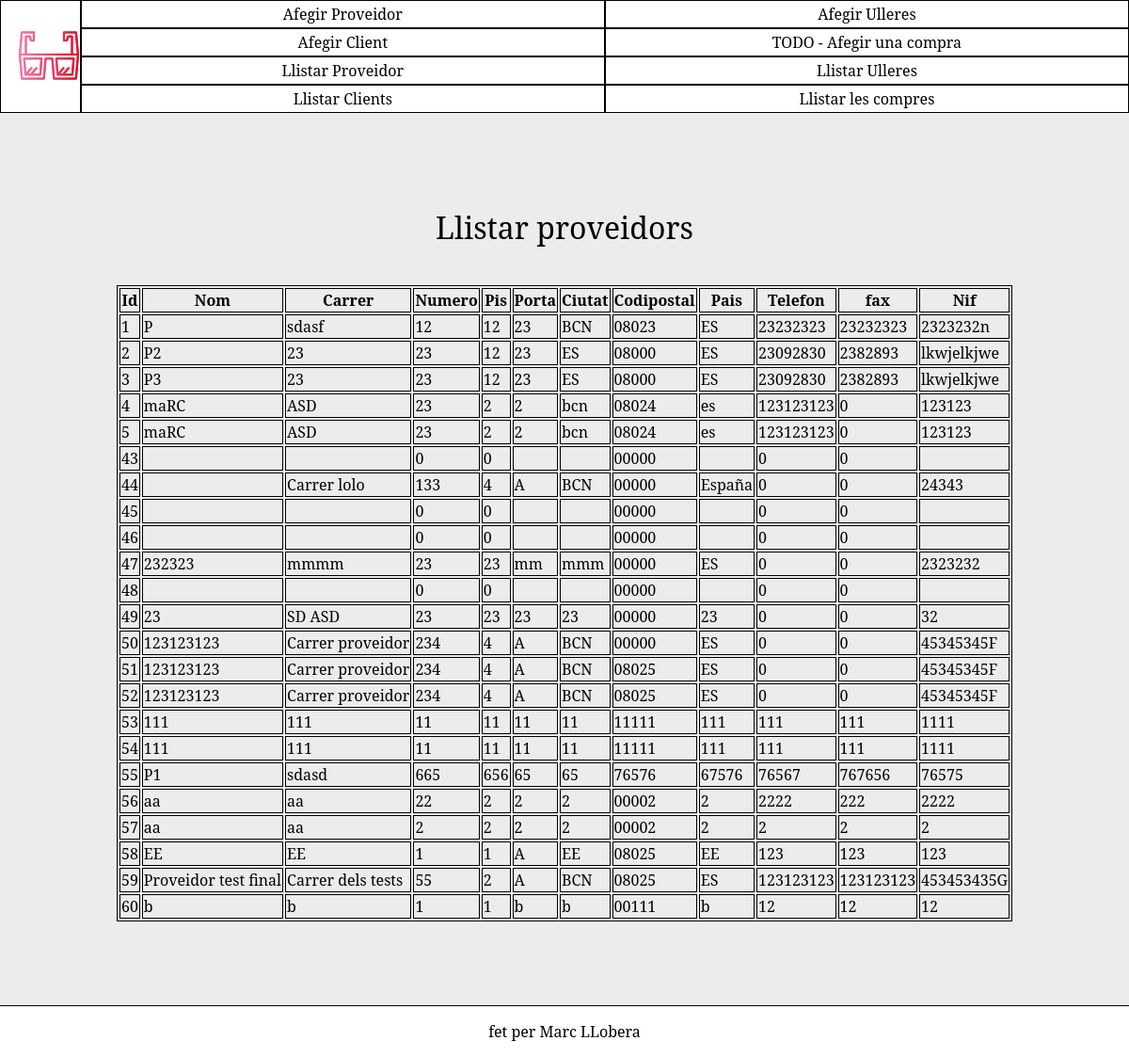
Page /llistar_proveidor.php on the committed database.
### tables this page shows
CREATE TABLE `proveidors` (
  `id` int(11) UNSIGNED NOT NULL,
  `nom` varchar(45) NOT NULL,
  `carrer` varchar(45) NOT NULL,
  `numero` int(5) NOT NULL,
  `pis` int(5) DEFAULT NULL,
  `porta` varchar(45) DEFAULT NULL,
  `ciutat` varchar(45) NOT NULL,
  `codi_postal` int(5) UNSIGNED ZEROFILL NOT NULL,
  `pais` varchar(45) NOT NULL,
  `telefon` int(9) NOT NULL,
  `fax` int(9) DEFAULT NULL,
  `nif` varchar(45) NOT NULL
);

### llistar_proveidor.php (the view, shortened to what this page needs)
<!DOCTYPE html>
<html lang="en">
<head>
    <link rel="stylesheet" href="css/style.css">
</head>
<body>
<?php require_once 'header.php';?>
<main>
<h1>Llistar proveidors</h1>
<?php
$hostname = "localhost";
$username = "root";
$password = "";
$databaseName = "optica";
$connect = mysqli_connect($hostname, $username, $password, $databaseName);
$query = "SELECT * FROM `proveidors`";
$result1 = mysqli_query($connect, $query);
?>
<table>
<tr>
    <th>Id</th>
    <th>Nom</th>
    <th>Carrer</th>
    <th>Numero</th>
    <th>Pis</th>
    <th>Porta</th>
    <th>Ciutat</th>
    <th>Codipostal</th>
    <th>Pais</th>
    <th>Telefon</th>
    <th>fax</th>
    <th>Nif</th>
</tr>
<?php while($row1 = mysqli_fetch_array($result1)):;?>
<tr>
    <td><?php echo $row1[0];?></td>
    <td><?php echo $row1[1];?></td>
    <td><?php echo $row1[2];?></td>
    <td><?php echo $row1[3];?></td>
    <td><?php echo $row1[4];?></td>
    <td><?php echo $row1[5];?></td>
    <td><?php echo $row1[6];?></td>
    <td><?php echo $row1[7];?></td>
    <td><?php echo $row1[8];?></td>
    <td><?php echo $row1[9];?></td>
    <td><?php echo $row1[10];?></td>
    <td><?php echo $row1[11];?></td>
</tr>
<?php endwhile;?>
</table>
<br><br>
</main>
<?php require_once 'footer.php';?>
</body>
</html>

### css/style.css (style rules this page uses)
* { font-family: 'Noto Serif', serif; }
*, *:before, *:after { box-sizing: border-box; }
html { overflow-y: scroll; background-color: #4d54411a; }
body { margin: 0px; }
main { padding: 200px 0px 100px; }
table { margin: auto; }
table, th, tr, td { border: 1px solid black; }
h1 { text-align: center; color: #000; font-weight: 300; margin: 0 0 40px; padding: 20px 0px 0px; }

### rows in the picture
proveidors: id "1", nom "P", carrer "sdasf", numero "12", pis "12", porta "23", ciutat "BCN", codi_postal "08023", pais "ES", telefon "23232323", fax "23232323", nif "2323232n"
proveidors: id "2", nom "P2", carrer "23", numero "23", pis "12", porta "23", ciutat "ES", codi_postal "08000", pais "ES", telefon "23092830", fax "2382893", nif "lkwjelkjwe"
proveidors: id "3", nom "P3", carrer "23", numero "23", pis "12", porta "23", ciutat "ES", codi_postal "08000", pais "ES", telefon "23092830", fax "2382893", nif "lkwjelkjwe"
proveidors: id "4", nom "maRC", carrer "ASD", numero "23", pis "2", porta "2", ciutat "bcn", codi_postal "08024", pais "es", telefon "123123123", fax "0", nif "123123"
proveidors: id "5", nom "maRC", carrer "ASD", numero "23", pis "2", porta "2", ciutat "bcn", codi_postal "08024", pais "es", telefon "123123123", fax "0", nif "123123"
proveidors: id "43", numero "0", pis "0", codi_postal "00000", telefon "0", fax "0"
proveidors: id "44", carrer "Carrer lolo", numero "133", pis "4", porta "A", ciutat "BCN", codi_postal "00000", pais "España", telefon "0", fax "0", nif "24343"
proveidors: id "45", numero "0", pis "0", codi_postal "00000", telefon "0", fax "0"
proveidors: id "46", numero "0", pis "0", codi_postal "00000", telefon "0", fax "0"
proveidors: id "47", nom "232323", carrer "mmmm", numero "23", pis "23", porta "mm", ciutat "mmm", codi_postal "00000", pais "ES", telefon "0", fax "0", nif "2323232"
proveidors: id "48", numero "0", pis "0", codi_postal "00000", telefon "0", fax "0"
proveidors: id "49", nom "23", carrer "SD ASD", numero "23", pis "23", porta "23", ciutat "23", codi_postal "00000", pais "23", telefon "0", fax "0", nif "32"
proveidors: id "50", nom "123123123", carrer "Carrer proveidor", numero "234", pis "4", porta "A", ciutat "BCN", codi_postal "00000", pais "ES", telefon "0", fax "0", nif "45345345F"
proveidors: id "51", nom "123123123", carrer "Carrer proveidor", numero "234", pis "4", porta "A", ciutat "BCN", codi_postal "08025", pais "ES", telefon "0", fax "0", nif "45345345F"
proveidors: id "52", nom "123123123", carrer "Carrer proveidor", numero "234", pis "4", porta "A", ciutat "BCN", codi_postal "08025", pais "ES", telefon "0", fax "0", nif "45345345F"
proveidors: id "53", nom "111", carrer "111", numero "11", pis "11", porta "11", ciutat "11", codi_postal "11111", pais "111", telefon "111", fax "111", nif "1111"
proveidors: id "54", nom "111", carrer "111", numero "11", pis "11", porta "11", ciutat "11", codi_postal "11111", pais "111", telefon "111", fax "111", nif "1111"
proveidors: id "55", nom "P1", carrer "sdasd", numero "665", pis "656", porta "65", ciutat "65", codi_postal "76576", pais "67576", telefon "76567", fax "767656", nif "76575"
proveidors: id "56", nom "aa", carrer "aa", numero "22", pis "2", porta "2", ciutat "2", codi_postal "00002", pais "2", telefon "2222", fax "222", nif "2222"
proveidors: id "57", nom "aa", carrer "aa", numero "2", pis "2", porta "2", ciutat "2", codi_postal "00002", pais "2", telefon "2", fax "2", nif "2"
proveidors: id "58", nom "EE", carrer "EE", numero "1", pis "1", porta "A", ciutat "EE", codi_postal "08025", pais "EE", telefon "123", fax "123", nif "123"
proveidors: id "59", nom "Proveidor test final", carrer "Carrer dels tests", numero "55", pis "2", porta "A", ciutat "BCN", codi_postal "08025", pais "ES", telefon "123123123", fax "123123123", nif "453453435G"
proveidors: id "60", nom "b", carrer "b", numero "1", pis "1", porta "b", ciutat "b", codi_postal "00111", pais "b", telefon "12", fax "12", nif "12"
